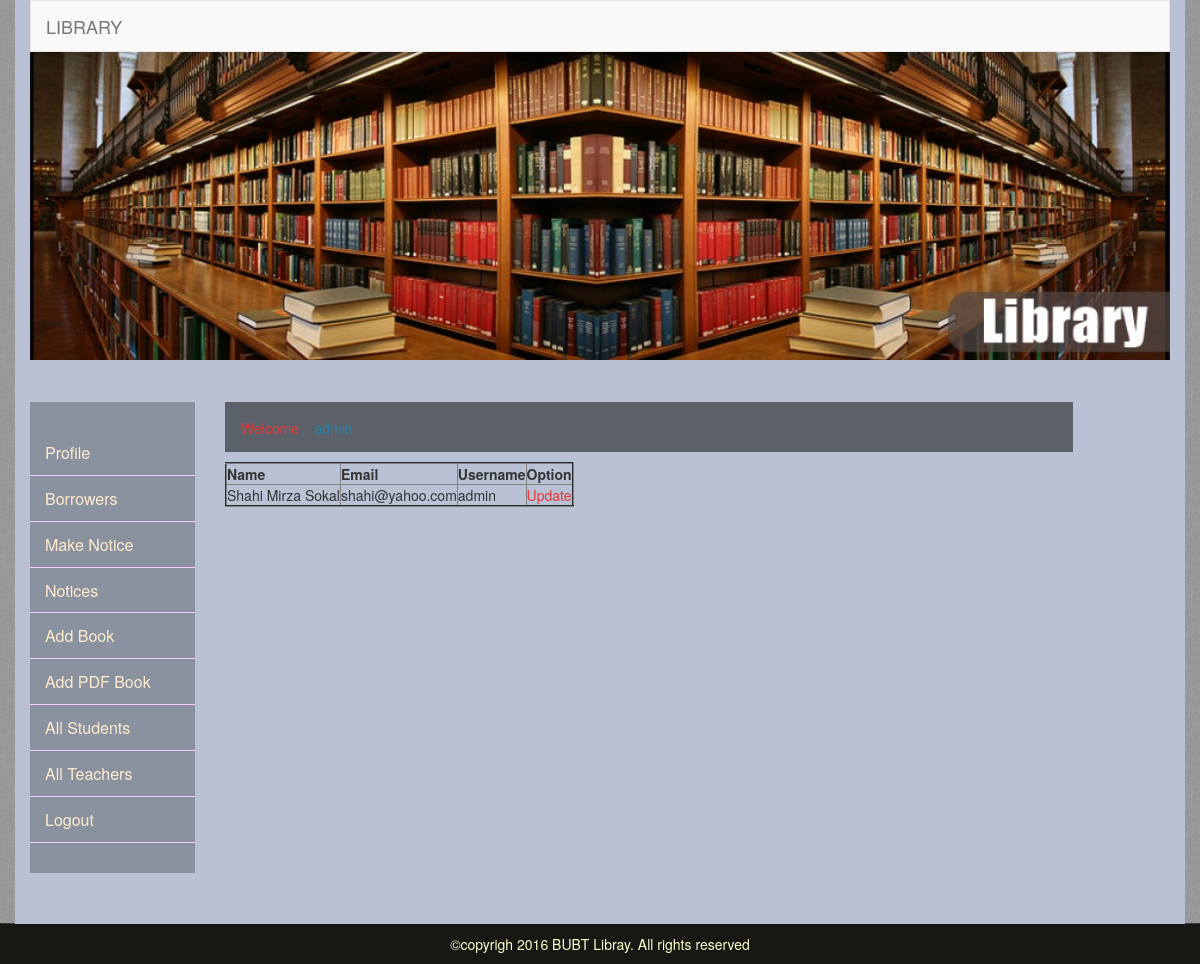
Page /Library/adminarea.php (signed in) on the committed database.
### tables this page shows
CREATE TABLE `admin_data` (
  `id` int(11) NOT NULL,
  `name` varchar(255) NOT NULL,
  `email` varchar(100) NOT NULL,
  `username` varchar(50) NOT NULL,
  `password` varchar(50) NOT NULL,
  `user_role` int(11) NOT NULL DEFAULT '1'
);

### Library/adminarea.php (the view, shortened to what this page needs)
<?php include('adminheader.php');?>
    <div class="row">
      <?php include('adminmenu.php'); ?>
      <div class="col-md-9">
        <p class="welcome">Welcome &nbsp;&nbsp;<span style="color:#2484A4;"> <?php echo $_SESSION['username']; ?>  </span></p>
        <?php $username=$_SESSION['username'];   ?>
            <table cellpadding="2" cellspacing="2" border="2">
              <tr>
                <th>Name</th>
                <th>Email</th>
                <th>Username</th>
                <th>Option</th>
              </tr>
              <?php
                $data = mysql_query("Select * from admin_data where username = '$username'");
               while($row = mysql_fetch_array($data)) {?>
              <tr>
                 <?php $id = $row['id']; ?>
                <td><?php echo  $row['name'];?></td>
                <td><?PHP echo  $row['email']; ?></td>
                <td><?PHP echo  $row['username'];?></td>
                <td>
                  <a href="adminupdatetest.php?id=<?php echo $id; ?>">Update</a>
                </td>
              </tr>
              <?php } ?>
</table>
      </div>
    </div>
  </div>
 <?php include('footer.php');?>

### Library/css/mystyle.css (style rules this page uses)
a { text-decoration:none; color:#e63636; }
body { background:url(../images/body-bg.png); }
.welcome { height: 50px; background:rgba(0,0,0,0.50);padding: 16px;color: #EA3636; }

### rows in the picture
admin_data: name "Shahi Mirza Sokal", email "shahi@yahoo.com", username "admin"
